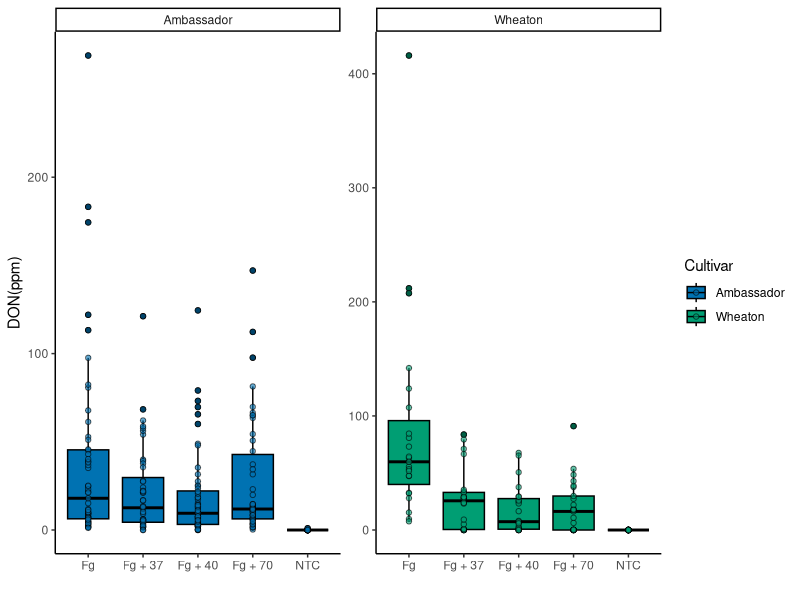
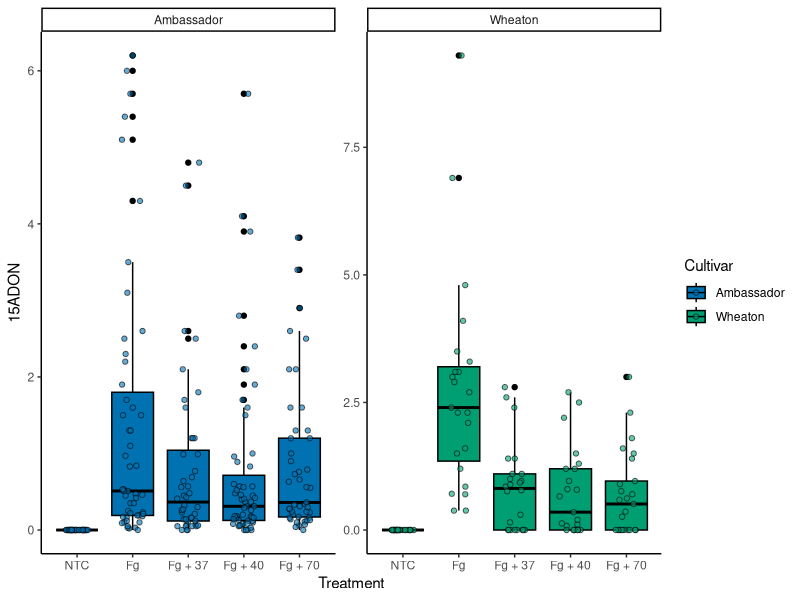
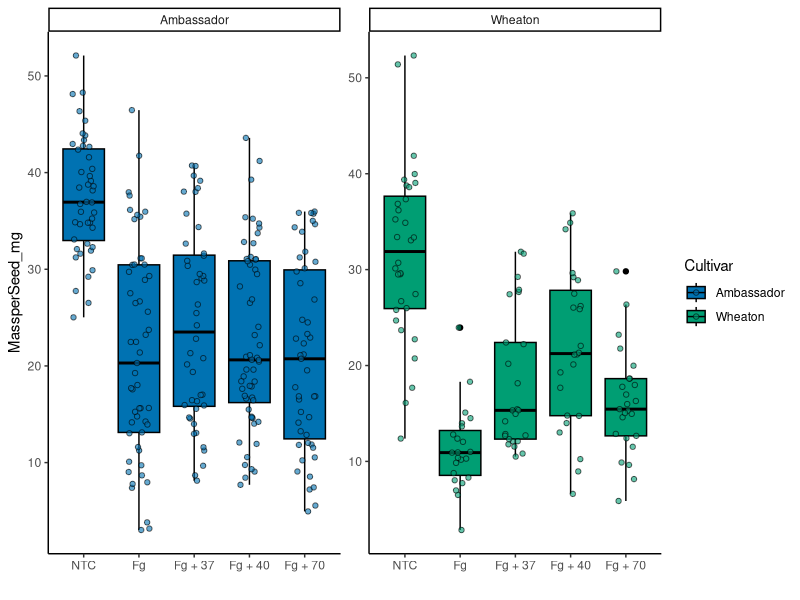
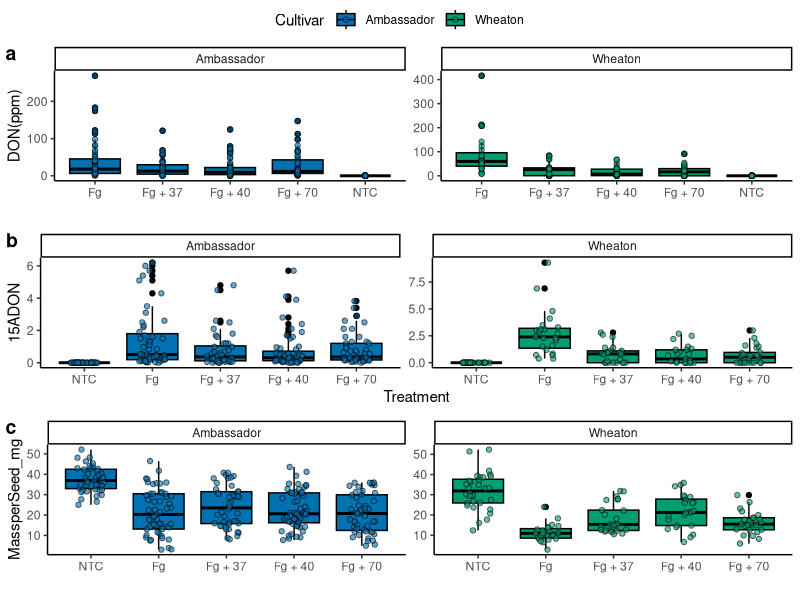

R code for these plots, in order:
## ---- chunk 1
library(readr)
library(ggplot2)
library(tidyverse)
library(ggpubr)
library(ggrepel) 
cbbPalette <- c("#000000", "#E69F00", "#56B4E9", "#009E73",
                "#F0E442", "#0072B2", "#D55E00", "#CC79A7")
## ---- chunk 2
MycotoxinData <- read.csv("MycotoxinData.csv",na = "na")
## ---- chunk 3
plot.1<- ggplot(data = MycotoxinData, aes(x = Treatment, y = DON, fill = Cultivar)) +
  geom_boxplot(color = "black") +  
  geom_point(aes(fill = Cultivar), shape = 21, color = "black", alpha = 0.6, 
             width = 0.9) + 
  scale_fill_manual(values = c(cbbPalette[6], cbbPalette[4])) +  
  xlab("") +
  ylab("DON(ppm)") + 
  theme_classic() + 
  facet_wrap(~Cultivar, scale = "free") 
plot.1

## ---- chunk 4
MycotoxinData$Treatment <- factor(MycotoxinData$Treatment,
                                  levels = c("NTC", "Fg", "Fg + 37", "Fg + 40", "Fg + 70"))
## ---- chunk 5
plot.2 <- ggplot(data = MycotoxinData, aes(x = Treatment, y = X15ADON, fill = Cultivar)) +
  geom_boxplot(color = "black") +
  geom_point(aes(fill = Cultivar), shape = 21, color = "black", alpha = 0.6, 
             position = position_jitterdodge(dodge.width = 0.9)) +  
  scale_fill_manual(values = c(cbbPalette[6], cbbPalette[4])) +
  ylab("15ADON") +
  theme_classic() +
  facet_wrap(~Cultivar, scale = "free")
plot.2

## ---- chunk 6
plot.3<- ggplot(data = MycotoxinData, aes(x = Treatment, y = MassperSeed_mg , fill = Cultivar)) +
                                   geom_boxplot(color = "black") +  
                                   geom_point(aes(fill = Cultivar), shape = 21, color = "black", alpha = 0.6, 
                                              position = position_jitterdodge(dodge.width = 0.9)) +  
                                   scale_fill_manual(values = c(cbbPalette[6], cbbPalette[4])) +  
                                   xlab("") +
                                   ylab("MassperSeed_mg") + 
                                   theme_classic() + 
                                   facet_wrap(~Cultivar, scale = "free")
plot.3
## ---- chunk 7
plot.4<- ggarrange(plot.1, plot.2, plot.3,
                                                    nrow =3,
                                                    ncol= 1,
                                                    labels = "auto",
                                                    common.legend = T) 
                                 plot.4
